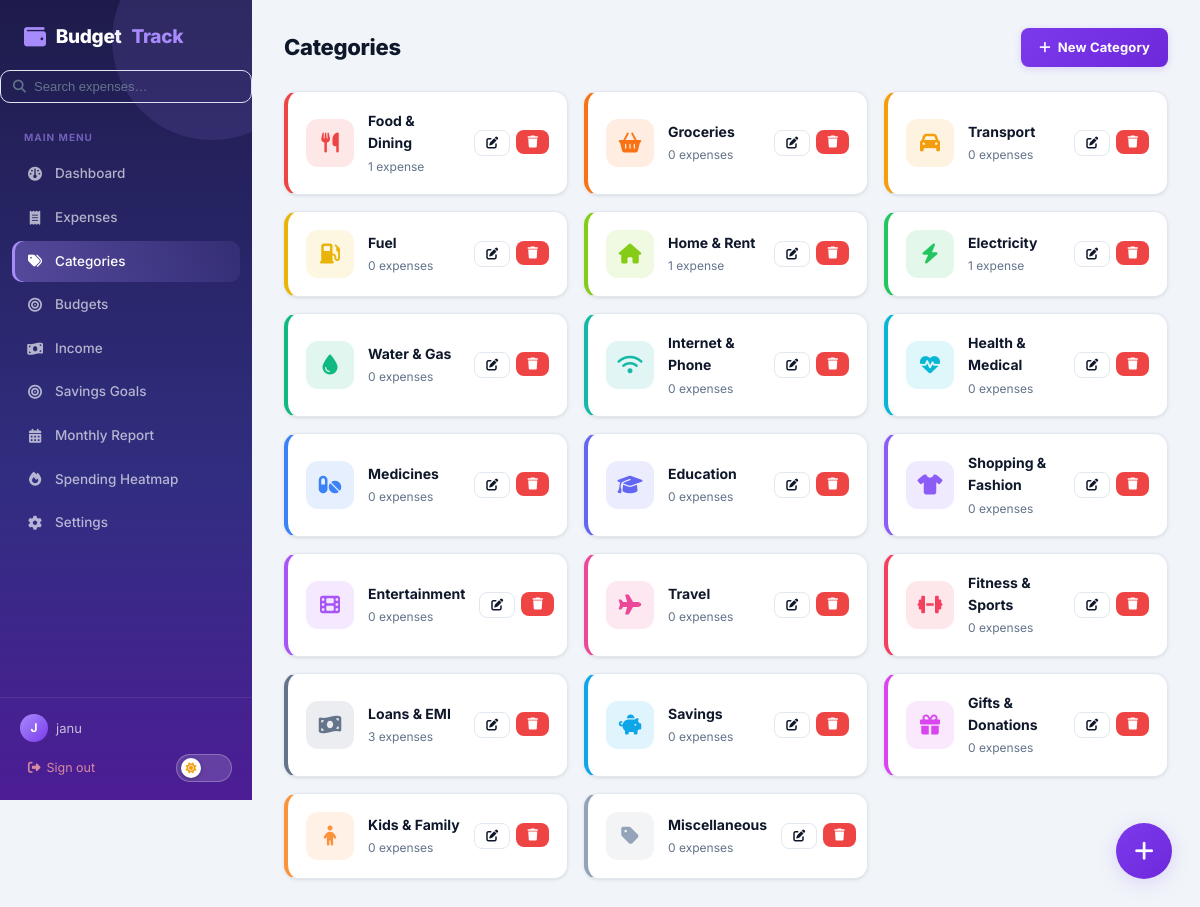
Screenshot of /categories/ (signed in) with the database file from the repository.
### models.py (models this page shows, shortened)
class User(UserMixin, db.Model):
    __tablename__ = "users"
    id = db.Column(db.Integer, primary_key=True)
    username = db.Column(db.String(80), unique=True, nullable=False)
    email = db.Column(db.String(120), unique=True, nullable=False)
    password_hash = db.Column(db.String(256), nullable=False)
    created_at = db.Column(db.DateTime, default=datetime.utcnow)
    avatar = db.Column(db.String(255), nullable=True)
    currency = db.Column(db.String(10), default="₹")
    default_category_id = db.Column(db.Integer, db.ForeignKey("categories.id"), nullable=True)
    categories = db.relationship("Category", foreign_keys="Category.user_id", backref="user", lazy=True, cascade="all, delete-orphan")
    expenses   = db.relationship("Expense",  backref="user", lazy=True, cascade="all, delete-orphan")
    budgets    = db.relationship("Budget",   backref="user", lazy=True, cascade="all, delete-orphan")
    goals      = db.relationship("SavingsGoal", backref="user", lazy=True, cascade="all, delete-orphan")

class Category(db.Model):
    __tablename__ = "categories"
    id      = db.Column(db.Integer, primary_key=True)
    name    = db.Column(db.String(80), nullable=False)
    color   = db.Column(db.String(7),  default="#6366f1")
    icon    = db.Column(db.String(50), default="tag")
    user_id = db.Column(db.Integer, db.ForeignKey("users.id"), nullable=False)
    expenses = db.relationship("Expense", backref="category", lazy=True)
    budgets  = db.relationship("Budget",  backref="category", lazy=True)
    __table_args__ = (db.UniqueConstraint("name", "user_id"),)

### routes/categories.py (the view)
@categories_bp.route("/")
@login_required
def index():
    categories = Category.query.filter_by(user_id=current_user.id).all()
    return render_template("categories/index.html", categories=categories)

### models.py (called while the page is built)
@login_manager.user_loader
def load_user(user_id):
    return User.query.get(int(user_id))

### templates/categories/index.html (shortened to what this page needs)
{% extends "base.html" %}
{% block content %}
<div class="page-header">
  <h1>Categories</h1>
  <a href="{{ url_for('categories.create') }}" class="btn btn-primary"><i class="fa fa-plus"></i> New Category</a>
</div>
<div class="categories-grid">
  {% for c in categories %}
  <div class="category-card" style="border-left: 4px solid {{ c.color }}">
    <div class="category-icon" style="background:{{ c.color }}20; color:{{ c.color }}">
      <i class="fa fa-{{ c.icon }}"></i>
    </div>
    <div class="category-info">
      <strong>{{ c.name }}</strong>
      <span>{{ c.expenses|length }} expense{{ 's' if c.expenses|length != 1 }}</span>
    </div>
    <div class="category-actions">
      <a href="{{ url_for('categories.edit', id=c.id) }}" class="btn btn-sm btn-outline"><i class="fa fa-edit"></i></a>
      <form method="POST" action="{{ url_for('categories.delete', id=c.id) }}" class="inline-form" onsubmit="return confirm('Delete category?')">
        <button type="submit" class="btn btn-sm btn-danger"><i class="fa fa-trash"></i></button>
      </form>
    </div>
  </div>
  {% else %}
  <div class="empty-state-full" style="grid-column:1/-1">
    <i class="fa fa-tags"></i>
    <span>No categories yet.</span>
    <a href="{{ url_for('categories.create') }}" class="btn btn-primary btn-sm"><i class="fa fa-plus"></i> Create one</a>
  </div>
  {% endfor %}
</div>
{% endblock %}

### templates/base.html (shortened to what this page needs)
<!DOCTYPE html>
<html lang="en" data-theme="light">
<head>
  <link rel="stylesheet" href="https://cdnjs.cloudflare.com/ajax/libs/font-awesome/6.5.0/css/all.min.css"/>
  <link rel="stylesheet" href="{{ url_for('static', filename='css/style.css') }}"/>
</head>
<body>
{% if current_user.is_authenticated %}
<nav class="sidebar" id="sidebar">
  <div class="sidebar-brand">
    <i class="fa fa-wallet"></i> Budget<span>Track</span>
  </div>
  <form method="GET" action="{{ url_for('expenses.search') }}" class="sidebar-search">
    <i class="fa fa-search"></i>
    <input type="text" name="q" placeholder="Search expenses…" class="sidebar-search-input" autocomplete="off">
  </form>
  <p class="nav-section-label">Main Menu</p>
  <ul class="nav-links">
    <li><a href="{{ url_for('dashboard.index') }}" class="{{ 'active' if request.endpoint == 'dashboard.index' }}" onclick="closeSidebar()">
      <i class="fa fa-gauge"></i> Dashboard</a></li>
    <li><a href="{{ url_for('expenses.index') }}" class="{{ 'active' if request.blueprint == 'expenses' }}" onclick="closeSidebar()">
      <i class="fa fa-receipt"></i> Expenses</a></li>
    <li><a href="{{ url_for('categories.index') }}" class="{{ 'active' if request.blueprint == 'categories' }}" onclick="closeSidebar()">
      <i class="fa fa-tags"></i> Categories</a></li>
    <li><a href="{{ url_for('budgets.index') }}" class="{{ 'active' if request.blueprint == 'budgets' }}" onclick="closeSidebar()">
      <i class="fa fa-bullseye"></i> Budgets</a></li>
    <li><a href="{{ url_for('salary.index') }}" class="{{ 'active' if request.blueprint == 'salary' }}" onclick="closeSidebar()">
      <i class="fa fa-money-bill-wave"></i> Income</a></li>
    <li><a href="{{ url_for('goals.index') }}" class="{{ 'active' if request.blueprint == 'goals' }}" onclick="closeSidebar()">
      <i class="fa fa-bullseye"></i> Savings Goals</a></li>
    <li><a href="{{ url_for('report.index') }}" class="{{ 'active' if request.endpoint == 'report.index' }}" onclick="closeSidebar()">
      <i class="fa fa-calendar-alt"></i> Monthly Report</a></li>
    <li><a href="{{ url_for('report.heatmap') }}" class="{{ 'active' if request.endpoint == 'report.heatmap' }}" onclick="closeSidebar()">
      <i class="fa fa-fire"></i> Spending Heatmap</a></li>
    <li><a href="{{ url_for('settings.index') }}" class="{{ 'active' if request.blueprint == 'settings' }}" onclick="closeSidebar()">
      <i class="fa fa-gear"></i> Settings</a></li>
  </ul>
  <div class="sidebar-footer">
    <div class="user-info">
      {% if current_user.avatar %}
        <img src="{{ url_for('static', filename=current_user.avatar) }}" class="user-avatar user-avatar-img" alt="avatar">
      {% else %}
        <div class="user-avatar">{{ current_user.username[0].upper() }}</div>
      {% endif %}
      <span>{{ current_user.username }}</span>
    </div>
    <div style="display:flex;align-items:center;justify-content:space-between;margin-top:4px">
      <a href="{{ url_for('auth.logout') }}" class="logout-btn"><i class="fa fa-sign-out-alt"></i> Sign out</a>
      <button class="theme-toggle desktop-theme" id="themeToggleDesktop" title="Toggle dark mode" aria-label="Toggle dark mode">
        <span class="theme-toggle-knob"><i class="fa fa-sun" id="themeIconDesktop"></i></span>
      </button>
    </div>
  </div>
</nav>
<main class="main-content" id="mainContent">
{% endif %}
{% block content %}{% endblock %}
{% if current_user.is_authenticated %}
</main>
<button class="fab" onclick="openQuickAdd()" title="Quick add expense">
  <i class="fa fa-plus"></i>
</button>
{% endif %}
</body>
</html>

### rows the page displays
User: username "J", username "janu"
Category: name "Food & Dining", expenses|length "1"
Category: name "Groceries", expenses|length "0", expenses "s"
Category: name "Transport", expenses|length "0", expenses "s"
Category: name "Fuel", expenses|length "0", expenses "s"
Category: name "Home & Rent", expenses|length "1"
Category: name "Electricity", expenses|length "1"
Category: name "Water & Gas", expenses|length "0", expenses "s"
Category: name "Internet & Phone", expenses|length "0", expenses "s"
Category: name "Health & Medical", expenses|length "0", expenses "s"
Category: name "Medicines", expenses|length "0", expenses "s"
Category: name "Education", expenses|length "0", expenses "s"
Category: name "Shopping & Fashion", expenses|length "0", expenses "s"
Category: name "Entertainment", expenses|length "0", expenses "s"
Category: name "Travel", expenses|length "0", expenses "s"
Category: name "Fitness & Sports", expenses|length "0", expenses "s"
Category: name "Loans & EMI", expenses|length "3", expenses "s"
Category: name "Savings", expenses|length "0", expenses "s"
Category: name "Gifts & Donations", expenses|length "0", expenses "s"
Category: name "Kids & Family", expenses|length "0", expenses "s"
Category: name "Miscellaneous", expenses|length "0", expenses "s"
